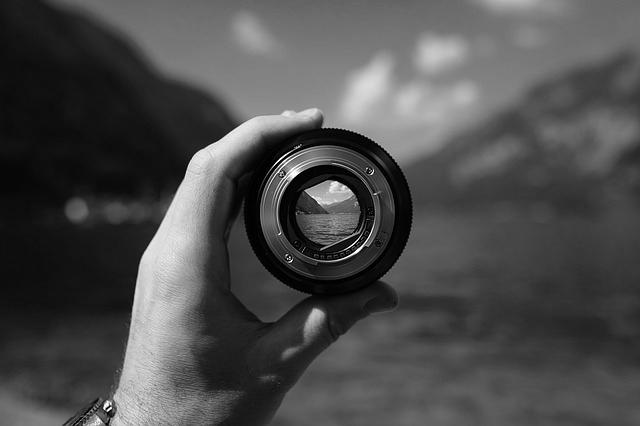
#> input picture Images/camera_BW.jpg, 640 x 426 px; the run also reads 1 picture not shown here
$ jupyter execute --allow-errors 'Introduction to Computer Vision.ipynb'   (shell and % lines are left out)   (older library calls are emulated)
#> lines starting #> are read from the running program, lines starting #| are printed output that depends on the picture; after the words box and inside, x2 and y2 are one past the last pixel; in counts of white or black regions, pixels touching at a corner belong together
pybcn: https://pybcn.org/

Our code of conduct: https://pybcn.org/coc/

# Introduction to Computer Vision

In this workshop we are going to work with different Python libraries with image manipulation support:

* Numpy
* Matplotlib:

    `pip install matplotlib`

* Pillow (PIL):

    `pip install pillow`

* OpenCV:

  https://docs.opencv.org/4.1.0/df/d65/tutorial_table_of_content_introduction.html

* Scikit image

    `pip install scikit-image`

* Dlib

    `pip install dlib`


## 1. How an image looks like? What it's made of?

Everybody have seen images but how are they internally and how can be modified or how can we obtain information from them? This is a question that we are trying to solve during this workshop.

[cell 1]
import matplotlib.pyplot as plt

image = plt.imread('Images/camera_BW.jpg')
#> image is the input picture: shape (426, 640); min 0, max 255, mean 76.7

Images are composed by matrixs of values from 0 to 255 (8 bits coded):

[cell 2]
image

[cell 3]
type(image)

[cell 4]
image.shape

[cell 5]
image.size

[cell 6]
image.min(), image.max()
#> Out = (0, 255)

[cell 7]
plt.imshow(image)
#cmap='viridis' by default.
#plt.imshow(image,cmap='gray')
plt.colorbar()

[cell 8]
f = plt.figure(figsize=(15,4))

ax1 = f.add_subplot(121)
ax2 = f.add_subplot(122)

image_light = image + 25
print(image_light.max()) #1 bytes goes from 0 to 255, overflow!!!
#| 255
ax1.imshow(image,cmap='gray')
ax2.imshow(image_light,cmap='gray')

[cell 9]
piece = image[100:300,220:450] #slice
plt.imshow(piece,cmap='gray')
piece.size

And with a color image? How many colors are defined?

[cell 10]
image_color = plt.imread('Images/camera_RBG.jpg')

[cell 11]
plt.imshow(image_color)

[cell 12]
image_color

[cell 13]
image_color.shape

[cell 14]
plt.imshow(image_color)
f = plt.figure(figsize=(15,3))

ax1 = f.add_subplot(131)
ax2 = f.add_subplot(132)
ax3 = f.add_subplot(133)
image_color[:,:,0]
red=ax1.imshow(image_color[:,:,0],cmap = 'Reds')
f.colorbar(red,ax=ax1)
green = ax2.imshow(image_color[:,:,1],cmap = 'Greens')
f.colorbar(green,ax=ax2)
blue = ax3.imshow(image_color[:,:,2],cmap = 'Blues')
f.colorbar(blue,ax=ax3)

## 2. Especific libraries for images : Pillow (PIL)

[cell 15]
from PIL import Image
from IPython.display import display #for display in IPython Notebook

[cell 16]
im = Image.open('Images/camera_RBG.jpg')

[cell 17]
display(im)
#im.show()

We can obtain some information about opened image:

### 2.1 Basic Functions and parameters

[cell 18]
im.format, im.size, im.mode, im.layers
#> Out = ('JPEG', (640, 426), 'RGB', 3)

[cell 19]
box = (200,100,450,300)
region = im.crop(box)

[cell 20]
display(region)

[cell 21]
im_resize = im.resize((400, 200))
display(im_resize)

[cell 22]
im_rotate_45 = im.rotate(45)
display(im_rotate_45)

 ### 2.2 Image color manipulation:   Equalize

[cell 23]
from PIL import ImageOps, Image

im1 = Image.open('Images/camera_BW.jpg')
im2 = ImageOps.equalize(im1)

display(im1)
display(im2)
help ("PIL.ImageOps.equalize")

[cell 24]
import numpy as np

f = plt.figure(figsize=(15,3))

ax1 = f.add_subplot(121)
ax2 = f.add_subplot(122)

ax1.stem(im1.histogram(),linefmt = 'k-',markerfmt = 'k')
ax2.stem(im2.histogram(), linefmt = 'k-',markerfmt = 'k')

[cell 25]
im1 = Image.open('Images/underwater.jpg')
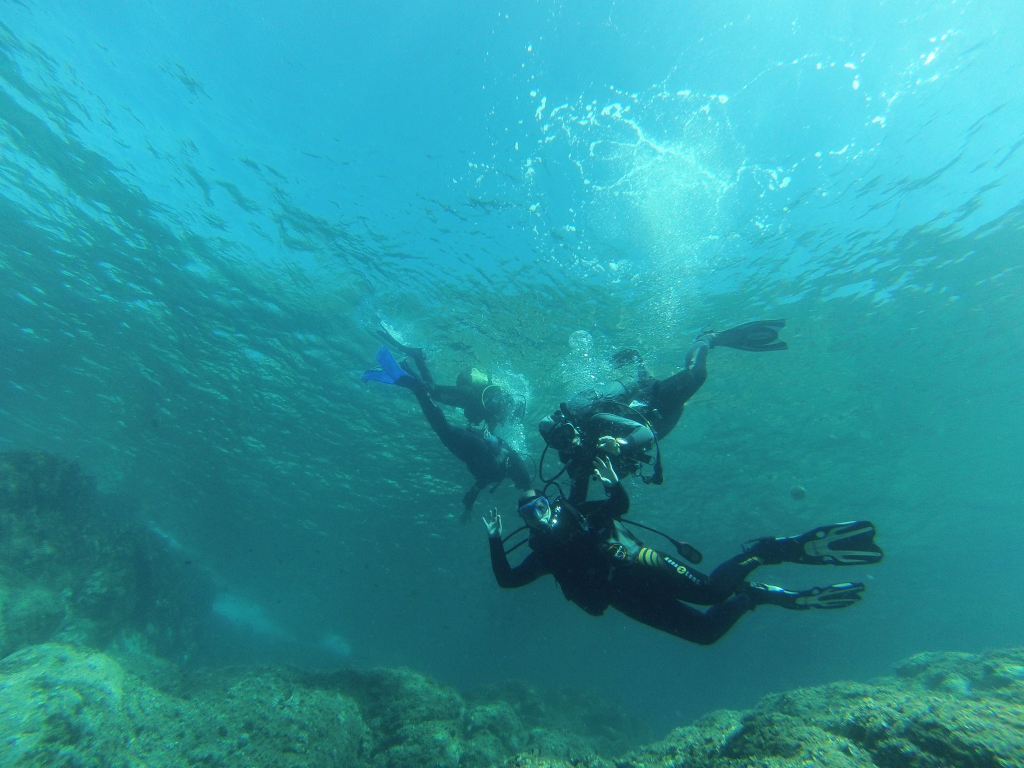
#> input picture Images/underwater.jpg, 2048 x 1536 px (shown at 1/2 size)
#> im1 is the input picture: PIL image 2048x1536 RGB; mean R, G, B 43.4, 149.1, 158.4

print (im1.size)
#| (2048, 1536)
im1_r = im1.resize((im1.width//3,im1.height//3))
print (im1_r.size)
#| (682, 512)

im2_r = ImageOps.equalize(im1_r)

display(im1_r)
display(im2_r)

[cell 26]
import numpy as np

f = plt.figure(figsize=(15,3))

ax1 = f.add_subplot(121)
ax2 = f.add_subplot(122)


p = 256
ax1.stem(im1_r.histogram()[0:p*1],linefmt = 'r-',markerfmt = 'r') #R
ax2.stem(im2_r.histogram()[0:p*1], linefmt = 'r-',markerfmt = 'r')

ax1.stem(im1_r.histogram()[p*1:p*2],linefmt = 'g-',markerfmt = 'g') #G
ax2.stem(im2_r.histogram()[p*1:p*2], linefmt = 'g-',markerfmt = 'g')

ax1.stem(im1_r.histogram()[p*2:p*3],linefmt = 'b-',markerfmt = 'b') #B
ax2.stem(im2_r.histogram()[p*2:p*3], linefmt = 'b-',markerfmt = 'b')

 ### 2.3 Image color manipulation:   Filters

[cell 27]
from PIL import Image, ImageFilter

#> (the rest of this cell did not finish here and is left out)

[cell 28]
help(ImageFilter.FIND_EDGES)

### 2.3 You can design your own filter

[cell 29]
kernel = ImageFilter.Kernel((3, 3),(-1, -1, -1, -1, 8, -1, -1, -1, -1),1,0)
#> (the rest of this cell did not finish here and is left out)

[cell 30]
help(ImageFilter.Kernel)
kernel = ImageFilter.Kernel((3, 3), (1, 2, 1, 2, 1, 2, 1, 2, 1),16,0)
#> (the rest of this cell did not finish here and is left out)

Now, Can you try different kernels and effects?

https://en.wikipedia.org/wiki/Kernel_(image_processing)_

[cell 31]
help(ImageFilter)
#Kernel Kata

## 3. OpenCV: Computer Vision. C++ library!!!

[cell 32]
import matplotlib.pyplot as plt
import cv2

image = cv2.imread('Images/underwater.jpg')
#> image: shape (1536, 2048, 3)
plt.imshow(image) #WAT!!!

plt.figure(figsize=(6, 3))
cols = ['r','g','b']

for i, c in enumerate(cols):
    histr = cv2.calcHist([image], [i], None, [256], [0, 256])
    plt.stem(histr,linefmt = c+'-',markerfmt = c)

plt.show()

[cell 33]
import matplotlib.pyplot as plt
import cv2

img = cv2.imread('Images/underwater.jpg')
image = cv2.cvtColor(img, cv2.COLOR_BGR2RGB) # BGR TO RGB !!!
plt.imshow(image)

plt.figure(figsize=(6, 3))
cols = ['r','g','b']

for i, c in enumerate(cols):
    histr = cv2.calcHist([image], [i], None, [256], [0, 256])
    plt.stem(histr,linefmt = c+'-',markerfmt = c)

plt.show()

### 3.1 Masks: Detect objects by color and size

[cell 34]
import cv2
import matplotlib.pyplot as plt

image = cv2.imread('Images/lemon.jpg')
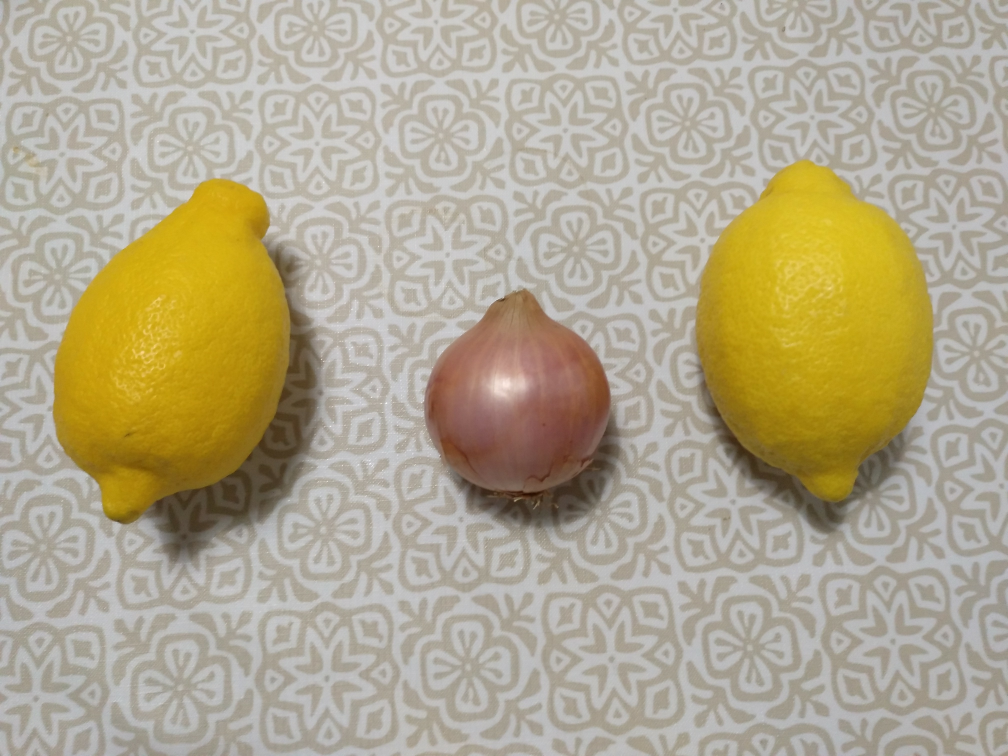
#> input picture Images/lemon.jpg, 4032 x 3024 px (shown at 1/4 size)
#> image is the input picture: shape (3024, 4032, 3); mean B, G, R 141.1, 167.2, 176.7
imgRGB = cv2.cvtColor(image, cv2.COLOR_BGR2RGB)

plt.figure(figsize=(8,8))
plt.imshow(imgRGB)

plt.figure(figsize=(6, 3))
cols = ['r','g','b']
for i, c in enumerate(cols):
    histr = cv2.calcHist([imgRGB], [i], None, [256], [0, 256])
    plt.stem(histr,linefmt = c+'-',markerfmt = c)

[cell 35]
imgBlurRGB = cv2.GaussianBlur(imgRGB, (7, 7), 0) # Smooth the image!
plt.imshow(imgBlurRGB)
plt.show()
imgHSV = cv2.cvtColor(imgBlurRGB, cv2.COLOR_RGB2HSV) #Change the Color Model !
#> imgHSV: shape (3024, 4032, 3); mean H, S, V 25.7, 52.6, 176.8
plt.imshow(imgHSV)
plt.show()

[cell 36]
from mpl_toolkits.mplot3d import Axes3D
from matplotlib import cm
from matplotlib import colors

imgRGBtiny = cv2.resize(imgBlurRGB,(360,480))


pixel_colors = imgRGBtiny.reshape((np.shape(imgRGBtiny)[0]*np.shape(imgRGBtiny)[1], 3))
norm = colors.Normalize(vmin=-1.,vmax=1.)
norm.autoscale(pixel_colors)
pixel_colors = norm(pixel_colors).tolist()
#> pixel_colors = 172800 items

[cell 37]
r, g, b = cv2.split(imgRGBtiny)
fig = plt.figure()
axis = fig.add_subplot(1, 1, 1, projection="3d")

axis.scatter(r.flatten(), g.flatten(), b.flatten(), facecolors=pixel_colors, marker=".")
axis.set_xlabel("Red")
axis.set_ylabel("Green")
axis.set_zlabel("Blue")
plt.show()

[cell 38]
imgHSVtiny = cv2.resize(imgHSV,(360,480))
#> imgHSVtiny: shape (480, 360, 3); mean H, S, V 25.6, 52.5, 176.7

h, s, v = cv2.split(imgHSVtiny)
fig = plt.figure()
axis = fig.add_subplot(1, 1, 1, projection="3d")

axis.scatter(h.flatten(), s.flatten(), v.flatten(), facecolors=pixel_colors, marker=".")
axis.set_xlabel("Hue")
axis.set_ylabel("Saturation")
axis.set_zlabel("Value")
plt.show()
#Hue range is [0,179], Saturation range is [0,255] and Value range is [0,255]

[cell 39]
import numpy as np
lower_yellow = np.array([[20, 194, 120]])
upper_yellow = np.array([25, 255, 255])

# Keep only the yellow elements!!
mask = cv2.inRange(imgHSV, lower_yellow, upper_yellow)
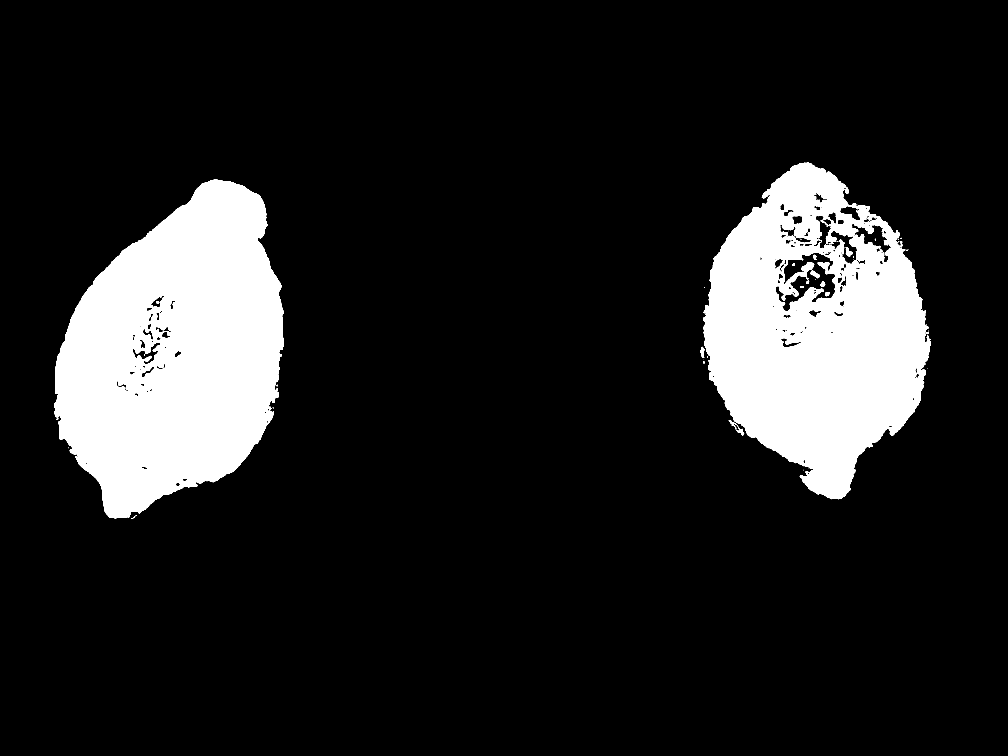
#> mask: shape (3024, 4032) (shown at 1/4 size); 13.1% white; 140 white regions (121 under 20 px)
plt.figure(figsize=(8,8))
plt.imshow(mask,cmap = 'gray')

[cell 40]
# Now Find contours!! we will keep the external points of each contourn
cnts = cv2.findContours(mask.copy(), cv2.RETR_EXTERNAL,cv2.CHAIN_APPROX_SIMPLE)
#> cnts = 34 contours, 25 with area under 20; largest, box (x1, y1, x2, y2) and area: (218, 719, 1136, 2073) 860623, (2812, 649, 3723, 1997) 816616, (2915, 1680, 2977, 1743) 493, (2802, 1387, 2818, 1432) 363, (3602, 964, 3610, 989) 91
help (cv2.findContours)

[cell 41]
# cnts[0] -> img, cnts[1] -> contourns:list of points, cnts[2] hierarchy
len(cnts[1])
#> Out = 1

#> (a cell that did not finish here is left out)

How many red balls are in this image?

[cell 43]
#Detecting Objects Kata

### 3.2 Perspective conversions: Photo Scan example

[cell 44]
import cv2
import matplotlib.pyplot as plt
import numpy as np

image = cv2.imread('Images/nota.jpg')
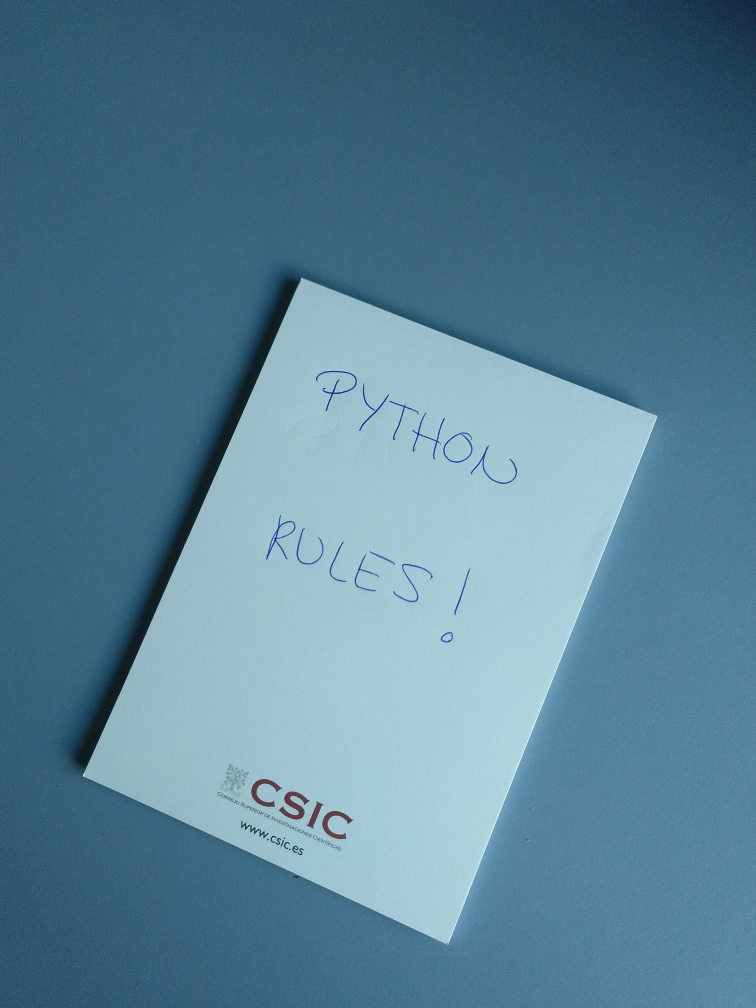
#> input picture Images/nota.jpg, 3024 x 4032 px (shown at 1/4 size)
#> image is the input picture: shape (4032, 3024, 3); mean B, G, R 149.7, 129.3, 89.3
img = cv2.cvtColor(image, cv2.COLOR_BGR2RGB)

height, width = image.shape[:2]
im_r = cv2.resize(img,(width, height), interpolation = cv2.INTER_CUBIC)

plt.figure(figsize=(8,8))
plt.imshow(im_r)

[cell 45]
imgray = cv2.cvtColor(im_r,cv2.COLOR_BGR2GRAY) # converts to gray
plt.figure(figsize=(8,8))
plt.imshow(imgray, cmap='gray')

[cell 46]
ret,thresh = cv2.threshold(imgray,170,255,cv2.THRESH_BINARY)
#> thresh: shape (4032, 3024); 28% white; 522 white regions (506 under 20 px)
#Everything from 170 goes to 255, using thresh binary (sharp)

plt.figure(figsize=(8,8))
plt.imshow(thresh, cmap='gray')

[cell 47]
#Find contours! we will keep all the points for the contours

_, contours, _ = cv2.findContours(thresh, cv2.RETR_LIST, cv2.CHAIN_APPROX_SIMPLE)
#> contours = 1280 contours, 1195 with area under 20; largest, box (x1, y1, x2, y2) and area: (331, 1113, 2629, 3779) 3474018, (1772, 1728, 1892, 1852) 10718, (1779, 1737, 1885, 1845) 7990, (1112, 3164, 1240, 3280) 6553, (1062, 2058, 1184, 2240) 6413
#sort contours by area
contours = sorted(contours, key = cv2.contourArea, reverse = True)
im_r_copy = im_r.copy()
# draw the first contour, the one with more area.
cont = 0
cv2.drawContours(im_r_copy, contours, cont, (255,0,0), 20)

plt.figure(figsize=(8,8))
plt.imshow(im_r_copy)

[cell 48]
#find edge points from countour.
peri = cv2.arcLength(contours[cont], True)
#> peri = 8383.8
points = cv2.approxPolyDP(contours[cont], 0.02 * peri, True)
#> points = [[1206, 1113], [331, 3105], [1792, 3778], [2628, 1663]]

points = points.reshape(4,2)
rect = np.zeros((4,2),dtype = 'float32')
rect[0],rect[1],rect[2],rect[3] = points[0],points[3],points[2],points[1]
(tl, tr, br, bl) = rect

im_r_copy = im_r.copy()
pts = np.array(rect, np.int32)
pts = pts.reshape((-1, 1, 2))
cv2.polylines(im_r_copy,[pts],True,(255,0,0),20)
plt.figure(figsize=(8,8))
plt.imshow(im_r_copy)

[cell 49]
#Calculate Euclidean distances for each line.
widthA = np.sqrt(((br[0] - bl[0]) ** 2) + ((br[1] - bl[1]) ** 2))
print("wa", widthA)
widthB = np.sqrt(((tr[0] - tl[0]) ** 2) + ((tr[1] - tl[1]) ** 2))
print("wb",widthB)

heightA = np.sqrt(((tr[0] - br[0]) ** 2) + ((tr[1] - br[1]) ** 2))
print("ha", heightA)
heightB = np.sqrt(((tl[0] - bl[0]) ** 2) + ((tl[1] - bl[1]) ** 2))
print("hb",heightB)

maxWidth = max(int(widthA), int(widthB))
maxHeight = max(int(heightA), int(heightB))

points_dst = np.array([[0, 0],[maxWidth, 0],[maxWidth, maxHeight],
                [0, maxHeight]], dtype = "float32")


#calculate perspective transform Matrix
M = cv2.getPerspectiveTransform(rect, points_dst)
print(M)
#apply perspective Transform to thresh using Transform Matrix
scan = cv2.warpPerspective(thresh, M, (maxWidth, maxHeight))

[cell 50]
plt.figure(figsize=(8,8))
plt.imshow(scan, cmap = 'gray')

Try to repair this perspective:

[cell 51]
#Perspective KATA

### 4. Machine Learning with scikit.Image:  Face Detection

[cell 52]
import matplotlib.pyplot as plt
from skimage import io, data, exposure
import numpy as np

[cell 53]
ex1= data.astronaut()
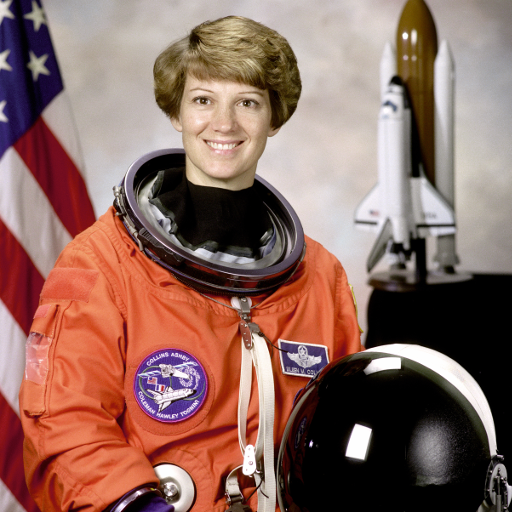
#> input picture skimage.data.astronaut(), 512 x 512 px
#> ex1 is the input picture: shape (512, 512, 3); mean R, G, B 141.6, 105.8, 96.5
ex2 = data.coins()
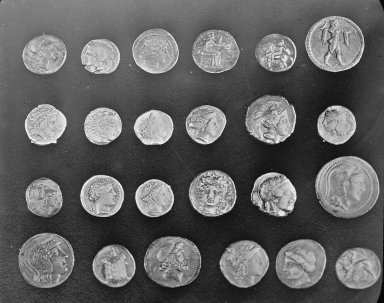
#> input picture skimage.data.coins(), 384 x 303 px
#> ex2 is the input picture: shape (303, 384); min 1, max 252, mean 96.9
ex3 = data.coffee()
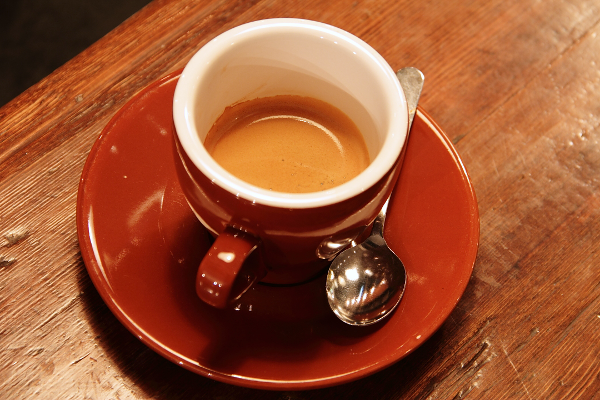
#> input picture skimage.data.coffee(), 600 x 400 px
#> ex3 is the input picture: shape (400, 600, 3); mean R, G, B 158.6, 85.8, 51.5

fig, (ax1, ax2, ax3) = plt.subplots(1, 3, figsize=(15, 10))

ax1.imshow(ex1)
ax2.imshow(ex2, cmap= 'gray')
ax3.imshow(ex3, cmap = 'gray')

### 4.1 Face Dectection using Haar cascades (Viola & Jones)

[cell 54]
img = io.imread('Images/nuria.jpg')
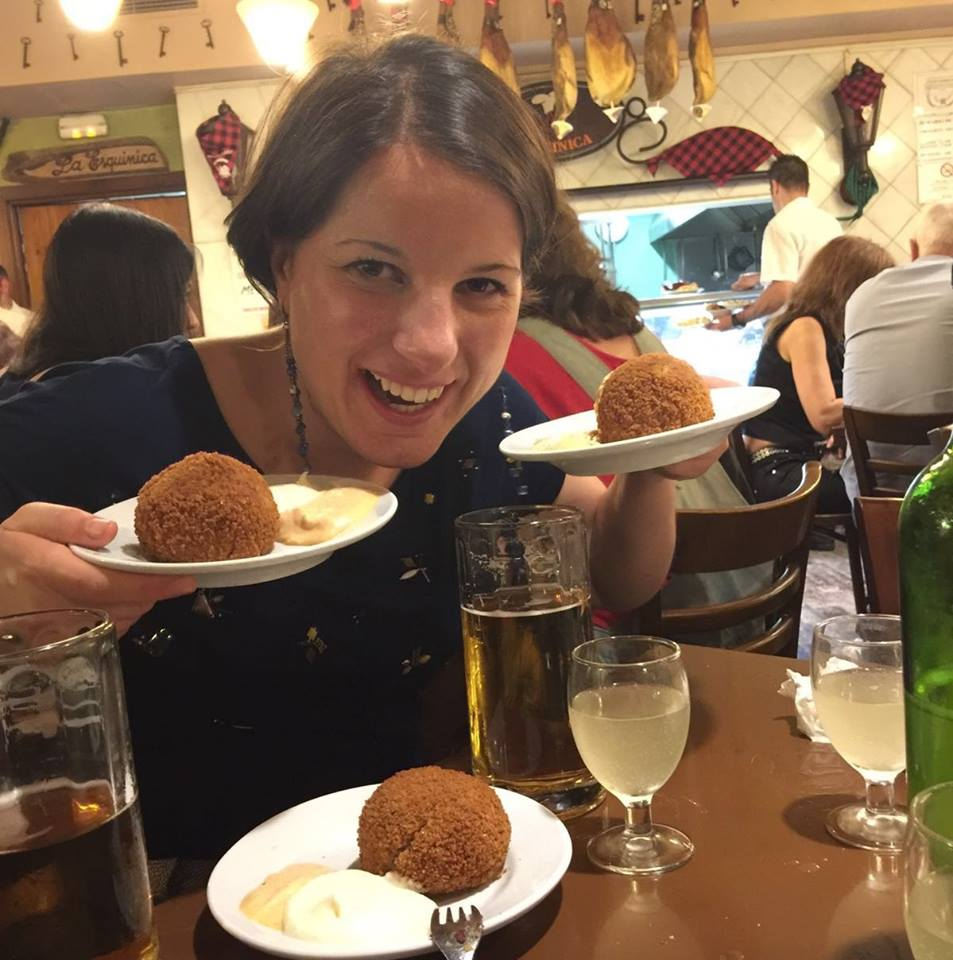
#> input picture Images/nuria.jpg, 953 x 960 px
#> img is the input picture: shape (960, 953, 3); mean R, G, B 124.6, 99.1, 76.6
crop = img[0:600,200:600]
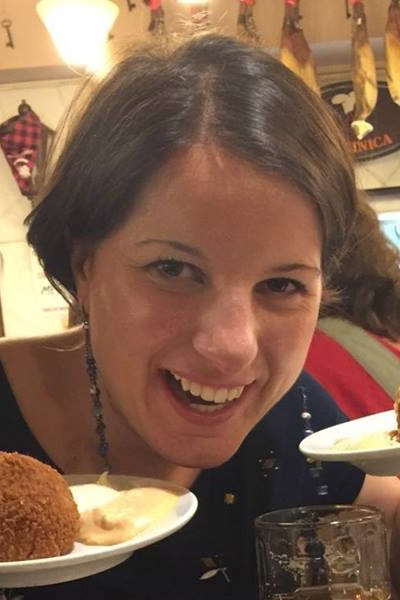
#> crop: shape (600, 400, 3); mean R, G, B 128.9, 97.5, 77.1
io.imshow(crop)

[cell 55]
import cv2

[cell 56]
haar_path = '/Users/eloi/opencv/data/haarcascades/haarcascade_frontalface_alt.xml'
faceCascade = cv2.CascadeClassifier(haar_path)

print ("it exists? " +  str(not faceCascade.empty()))

[cell 57]
gray = cv2.cvtColor(crop, cv2.COLOR_BGR2GRAY)
io.imshow(gray)
faces = faceCascade.detectMultiScale(gray, scaleFactor=1.3, minNeighbors=4, minSize=(50, 50),flags=cv2.CASCADE_SCALE_IMAGE)
#> faces = [[86, 187, 276, 276]]
faces
#> Out = [[86, 187, 276, 276]]

[cell 58]
for (x, y, w, h) in faces:
    cv2.rectangle(crop, (x, y), (x+w, y+h), (0, 255, 0), 2)
#> this loop made 1 pass

plt.figure(figsize=(8,8))
plt.imshow(crop)

#> (a cell that did not finish here is left out)

### 4.2 Second round: Face Detection Using HOG : Histogram of oriented Gradients

[cell 60]
from skimage.feature import hog

img = io.imread('Images/nuria.jpg')
crop = img[0:600,200:600]

#create hog features
fd, hog_image = hog(crop, orientations=8, pixels_per_cell=(16, 16),cells_per_block=(1, 1), visualize=True, multichannel=True, block_norm='L2-Hys')
#> fd = 7400 values, max 0.974 at index 236, min 0 at index 11, mean 0.32

plt.figure(figsize=(8,8))
plt.imshow(hog_image, cmap = 'gray')

[cell 61]
fd, hog_image2 = hog(ex1, orientations=8, pixels_per_cell=(16, 16),cells_per_block=(1, 1), visualize=True, multichannel=True, block_norm='L2-Hys')
#> fd = 8192 values, max 1 at index 6324, min 0 at index 467, mean 0.299

plt.figure(figsize=(10,10))
plt.imshow(hog_image2, cmap = 'gray')
